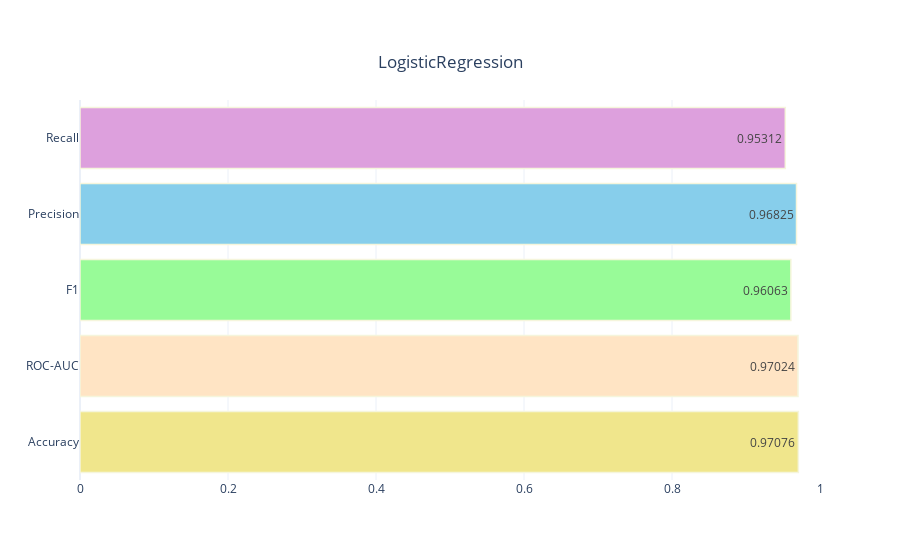
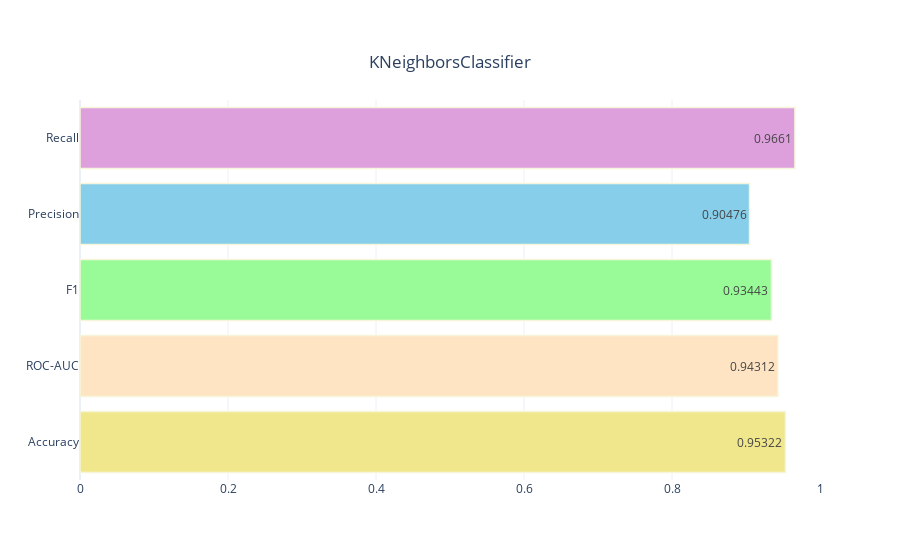
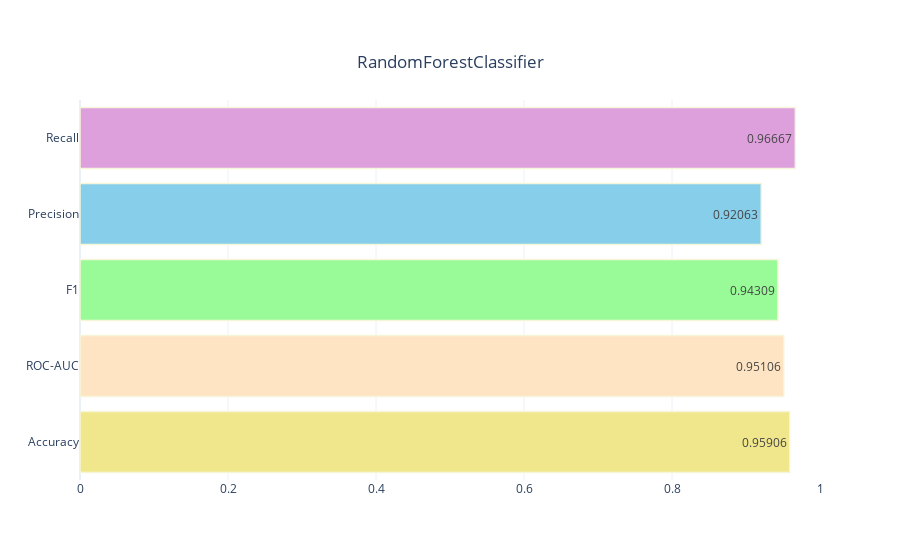
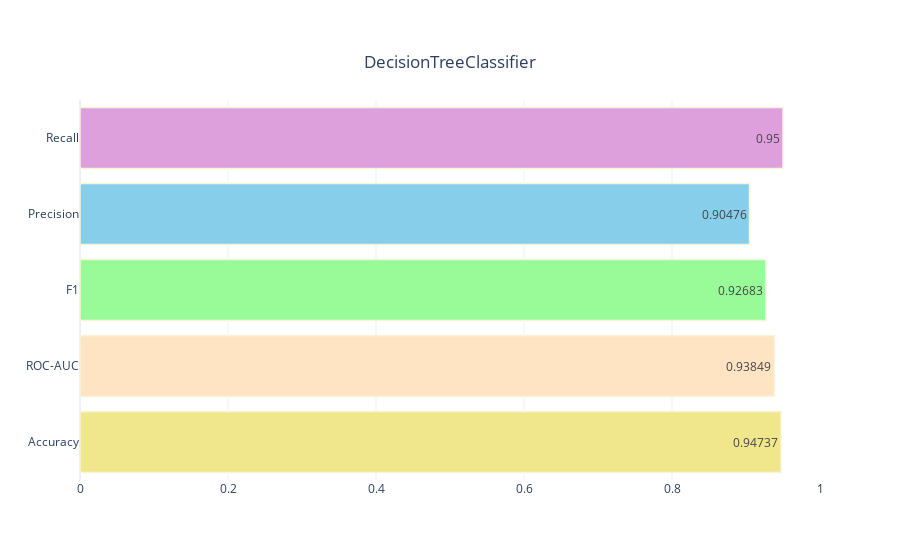

Notebook source saved alongside these figures, in order:
### Code cell
def classification_models(model):
    y_pred=model.fit(X_train,y_train).predict(X_test)
    accuracy=accuracy_score(y_pred,y_test)
    roc_score=roc_auc_score(y_test,y_pred)
    f1=f1_score(y_pred,y_test)
    precision=precision_score(y_pred,y_test)
    recall=recall_score(y_pred,y_test)

    results=pd.DataFrame({"Values":[accuracy,roc_score,f1,precision,recall],
                         "Metrics":["Accuracy","ROC-AUC","F1","Precision","Recall"]})

    # Visualize Results:
    fig=make_subplots(rows=1,cols=1)
    fig.add_bar(x=[round(i,5) for i in results["Values"]],
                        y=results["Metrics"],
                        text=[round(i,5) for i in results["Values"]],orientation="h",textposition="inside",name="Values",
                        marker=dict(color=["khaki","bisque","palegreen","skyblue","plum"],line_color="beige",line_width=1.5),row=1,col=1)
    fig.update_layout(title={'text': model.__class__.__name__ ,
                             'y':0.9,
                             'x':0.5,
                             'xanchor': 'center',
                             'yanchor': 'top'},
                      template='plotly_white')
    fig.update_xaxes(range=[0,1], row = 1, col = 1)

    iplot(fig)

my_models= [

    LogisticRegression(),
    KNeighborsClassifier(),
    RandomForestClassifier(),

    DecisionTreeClassifier()


]

for model in my_models:
    classification_models(model)

### Figure 1 — Plotly figure (JSON) as saved in the notebook; plotly's stock layout.template omitted (floating-point values rounded to 4 significant figures)
{"data": [{"marker": {"color": ["khaki", "bisque", "palegreen", "skyblue", "plum"], "line": {"color": "beige", "width": 1.5}}, "name": "Values", "orientation": "h", "text": ["0.97076", "0.97024", "0.96063", "0.96825", "0.95312"], "textposition": "inside", "x": [0.9708, 0.9702, 0.9606, 0.9683, 0.9531], "xaxis": "x", "y": ["Accuracy", "ROC-AUC", "F1", "Precision", "Recall"], "yaxis": "y", "type": "bar"}], "layout": {"title": {"text": "LogisticRegression", "x": 0.5, "xanchor": "center", "y": 0.9, "yanchor": "top"}, "xaxis": {"anchor": "y", "domain": [0, 1], "range": [0, 1]}, "yaxis": {"anchor": "x", "domain": [0, 1]}}}

### Figure 2 — Plotly figure (JSON) as saved in the notebook; plotly's stock layout.template omitted (floating-point values rounded to 4 significant figures)
{"data": [{"marker": {"color": ["khaki", "bisque", "palegreen", "skyblue", "plum"], "line": {"color": "beige", "width": 1.5}}, "name": "Values", "orientation": "h", "text": ["0.95322", "0.94312", "0.93443", "0.90476", "0.9661"], "textposition": "inside", "x": [0.9532, 0.9431, 0.9344, 0.9048, 0.9661], "xaxis": "x", "y": ["Accuracy", "ROC-AUC", "F1", "Precision", "Recall"], "yaxis": "y", "type": "bar"}], "layout": {"title": {"text": "KNeighborsClassifier", "x": 0.5, "xanchor": "center", "y": 0.9, "yanchor": "top"}, "xaxis": {"anchor": "y", "domain": [0, 1], "range": [0, 1]}, "yaxis": {"anchor": "x", "domain": [0, 1]}}}

### Figure 3 — Plotly figure (JSON) as saved in the notebook; plotly's stock layout.template omitted (floating-point values rounded to 4 significant figures)
{"data": [{"marker": {"color": ["khaki", "bisque", "palegreen", "skyblue", "plum"], "line": {"color": "beige", "width": 1.5}}, "name": "Values", "orientation": "h", "text": ["0.95906", "0.95106", "0.94309", "0.92063", "0.96667"], "textposition": "inside", "x": [0.9591, 0.9511, 0.9431, 0.9206, 0.9667], "xaxis": "x", "y": ["Accuracy", "ROC-AUC", "F1", "Precision", "Recall"], "yaxis": "y", "type": "bar"}], "layout": {"title": {"text": "RandomForestClassifier", "x": 0.5, "xanchor": "center", "y": 0.9, "yanchor": "top"}, "xaxis": {"anchor": "y", "domain": [0, 1], "range": [0, 1]}, "yaxis": {"anchor": "x", "domain": [0, 1]}}}

### Figure 4 — Plotly figure (JSON) as saved in the notebook; plotly's stock layout.template omitted (floating-point values rounded to 4 significant figures)
{"data": [{"marker": {"color": ["khaki", "bisque", "palegreen", "skyblue", "plum"], "line": {"color": "beige", "width": 1.5}}, "name": "Values", "orientation": "h", "text": ["0.94737", "0.93849", "0.92683", "0.90476", "0.95"], "textposition": "inside", "x": [0.9474, 0.9385, 0.9268, 0.9048, 0.95], "xaxis": "x", "y": ["Accuracy", "ROC-AUC", "F1", "Precision", "Recall"], "yaxis": "y", "type": "bar"}], "layout": {"title": {"text": "DecisionTreeClassifier", "x": 0.5, "xanchor": "center", "y": 0.9, "yanchor": "top"}, "xaxis": {"anchor": "y", "domain": [0, 1], "range": [0, 1]}, "yaxis": {"anchor": "x", "domain": [0, 1]}}}
